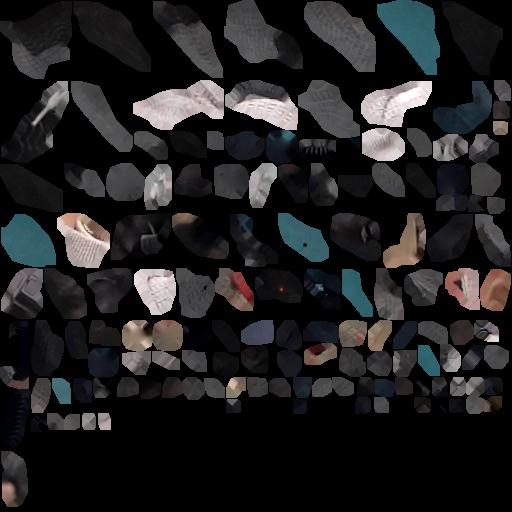
#> input picture input/3701/textured_model_material0001_map_Kd.png, 512 x 512 px, given in place of textured_model_material0000_map_Kd.png, which was not available
$ python HistogramMatching_for10Frame.py   (older library calls are emulated)
#> lines starting #> are read from the running program, lines starting #| are printed output that depends on the picture; pictures that were not available may be replaced by others from this repository, and a replacement may not be noted
import matplotlib.pyplot as plt
from skimage import exposure
from skimage.exposure import match_histograms
import cv2
import glob

inputdir = "./input/"
startnum = 3712


tarconcattex = []
matchedtex = []

reftex1 = cv2.imread(inputdir + str(startnum)+ "/textured_model_material0000_map_Kd.png")
#> reftex1 is the input picture: shape (512, 512, 3); mean B, G, R 33.3, 32.4, 32.9
reftex2 = cv2.imread(inputdir + str(startnum)+ "/textured_model_material0001_map_Kd.png")
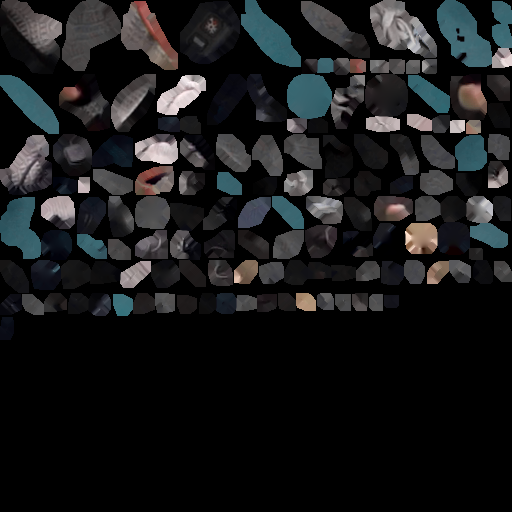
#> input picture input/3712/textured_model_material0001_map_Kd.png, 512 x 512 px, found by its file name
#> reftex2 is the input picture: shape (512, 512, 3); mean B, G, R 26.4, 25.4, 24.5
refconcattex = cv2.vconcat(reftex1, reftex2)

for i in range(1,4):
    tex1 = cv2.imread(inputdir + str(startnum+i)+ "/textured_model_material0000_map_Kd.png")
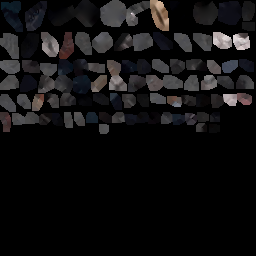
#> input picture input/3702/textured_model_material0001_map_Kd.png, 256 x 256 px, given in place of textured_model_material0000_map_Kd.png, which was not available
#> tex1 is the input picture: shape (256, 256, 3); mean B, G, R 16.5, 15.9, 16.7
    tex2 = cv2.imread(inputdir + str(startnum+i)+ "/textured_model_material0001_map_Kd.png")
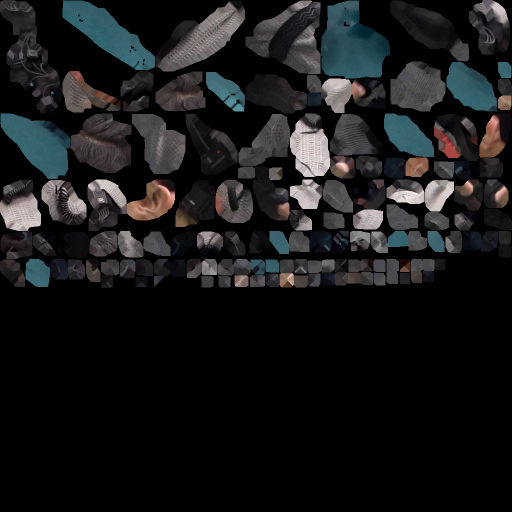
#> input picture input/3700/textured_model_material0001_map_Kd.png, 1024 x 1024 px, found by its file name (shown at 1/2 size)
#> tex2 is the input picture: shape (1024, 1024, 3); mean B, G, R 25.5, 24.8, 24.2
    tarconcattex.append(cv2.vconcat(tex1, tex2))

for i in range(1,4):
#> (the run stopped early here; a loop or call above may not have finished)
